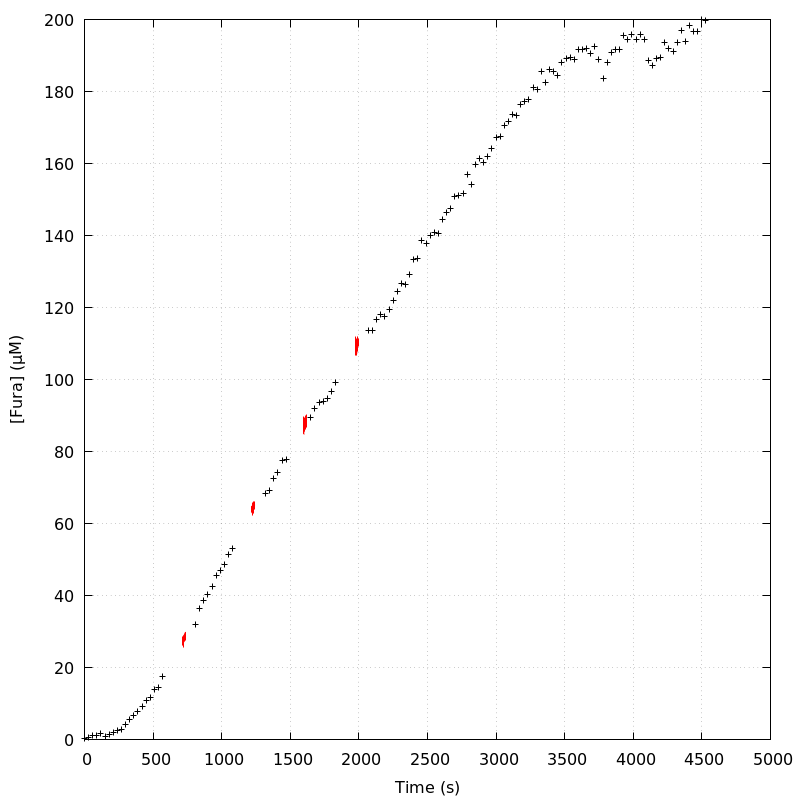

This figure's gnuplot source:
unset key
set grid
set ylabel '[Fura] (µM)'
set xlabel 'Time (s)'
plot 'DA_130606_E1_aba_loading_curve' index 0 using 1:2 linecolor rgb 'black',\
'' index 1 using 1:2 with lines linecolor rgb 'red',\
'' index 2 using 1:2 with lines linecolor rgb 'red',\
'' index 3 using 1:2 with lines linecolor rgb 'red',\
'' index 4 using 1:2 with lines linecolor rgb 'red',\
